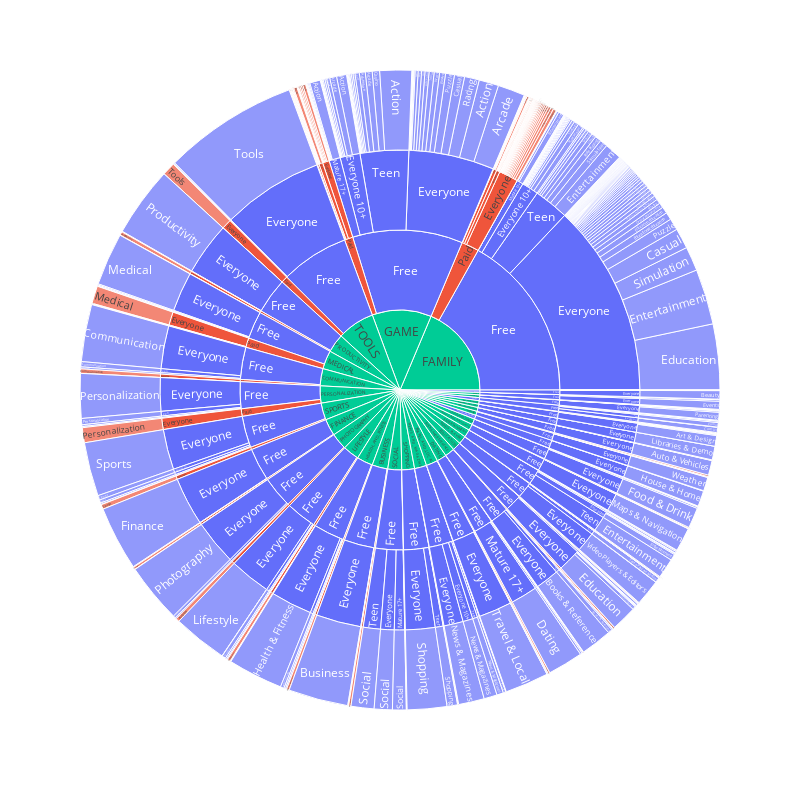

Here is the notebook cell this chart was saved with:
### Code cell
#sunburst plot
import plotly.express as px

# drop rows with None values in the path column
df = df.dropna(subset=['Category', 'Type', 'Content Rating', 'Genres'])

# sunburst plot on Google App Store Dtaase
fig = px.sunburst(df, 
                  path=['Category', 'Type', 'Content Rating', 'Genres'], 
                  values='Rating', color='Type',
                  hover_data=['Price', 'Rating']) # use hover_data instead of customdata

# increase the size of sunburst chart
fig.update_layout(width=800, height=800)    
fig.show()

# Save the plot in outpyt html folder
fig.write_html(r"C:/Users/mnsai/Desktop/Python/AI-and-DS/Output/HTMLF/08_sunburst.html")

### Figure 1 — Plotly figure (JSON) as saved in the notebook; plotly's stock layout.template omitted (floating-point values rounded to 4 significant figures; data arrays with more than 128 entries replaced by an {"elided": "..."} marker saying what was removed)
{"data": [{"branchvalues": "total", "customdata": {"elided": "669x3 mixed values"}, "domain": {"x": [0, 1], "y": [0, 1]}, "hovertemplate": "labels=%{label}<br>Rating=%{customdata[1]}<br>parent=%{parent}<br>id=%{id}<br>Price=%{customdata[0]}<br>Type=%{customdata[2]}<extra></extra>", "ids": {"elided": "669 str values"}, "labels": {"elided": "669 str values"}, "marker": {"colors": {"elided": "669 str values"}}, "name": "", "parents": {"elided": "669 str values"}, "type": "sunburst", "values": {"elided": "669 float values"}}], "layout": {"height": 800, "legend": {"tracegroupgap": 0}, "margin": {"t": 60}, "width": 800}}
